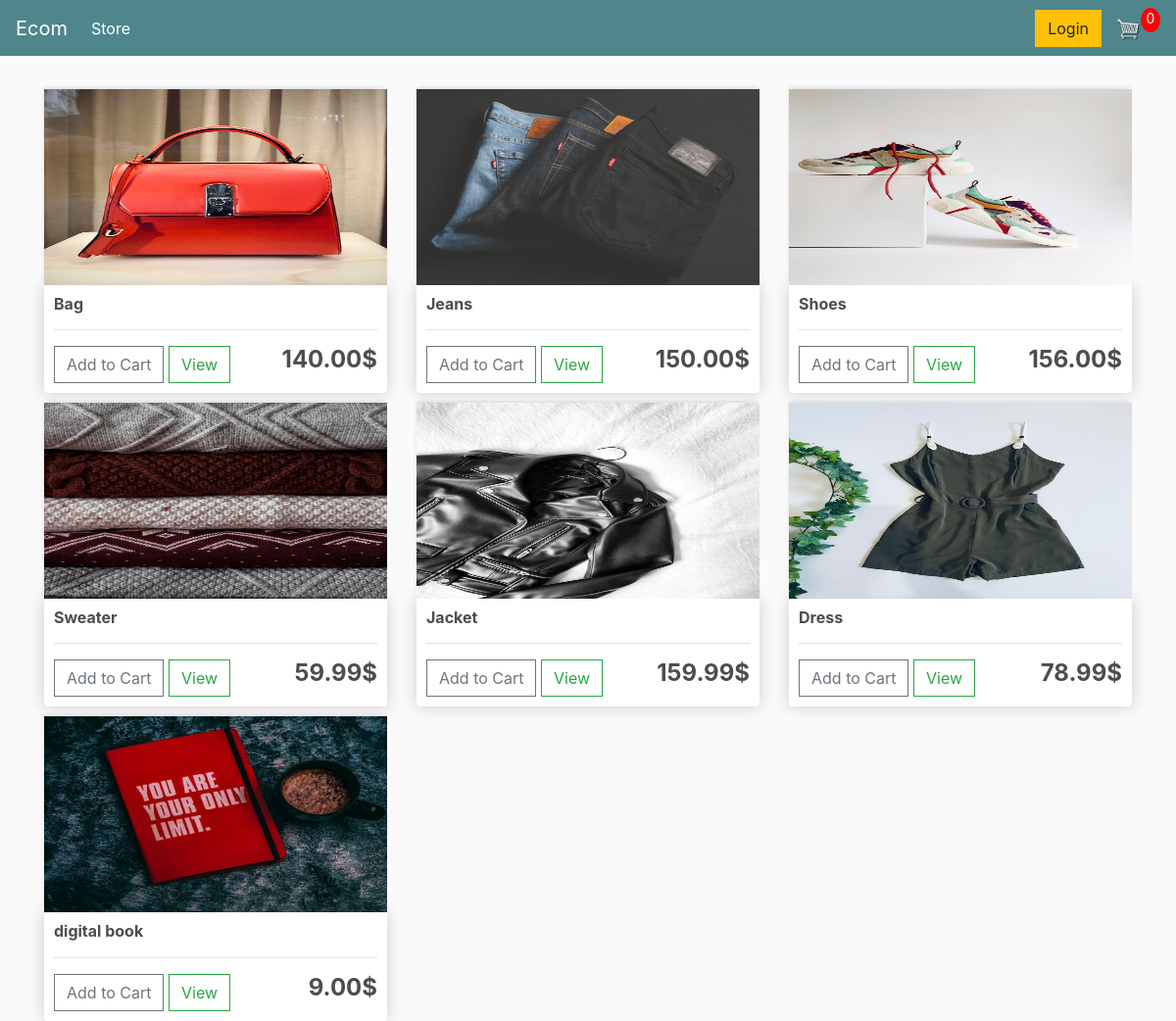
The page / on the database its author committed.
### store/models.py (models this page shows, shortened)
class Product(models.Model):
    name=models.CharField(max_length=100)
    price=models.FloatField()
    digital=models.BooleanField(default=False,blank=True )
    image=models.ImageField(null=True,blank=True )
    @property
    def imageURL(self):
        try:
            url=self.image.url
        except:
            url=''
        return url

### store/views.py (the view)
# urls.py: path('',include('store.urls')),
def store(request):
    products=Product.objects.all()
    if request.user.is_authenticated:
        customer = request.user.customer
        order, created = Order.objects.get_or_create(customer=customer, complete=False)
        items = order.orderitem_set.all()
        cart_items=order.get_cart_item
    else :
        items=[]
        order={'get_cart_total':0,
                'get_cart_item':0,
                'shipping':False
        }
        cart_items=order['get_cart_item']
    context={
        'products':products,
        'cart_items':cart_items,
    }
    return render(request,'store/store.html',context)

### templates/store/store.html
{% extends 'store/main.html' %}
{% load static %}
{% block content %}
<div class="row">
    {% for product in products %}
    <div class="col-lg-4">
        <img class="thumbnail" src="{{product.imageURL}} ">
        <div class="box-element product">
                <h6><strong>{{product.name}}</strong></h6>
				<hr>
				<button data-product={{product.id}} data-action= "add"  class="btn btn-outline-secondary add-btn update-cart">Add to Cart</button>
				<a class="btn btn-outline-success" href="#">View</a>
				<h4 style="display: inline-block; float: right"><strong>{{product.price|floatformat:2}}$</strong></h4>
        </div>
    </div>
    {% endfor%}
</div>
{% endblock %}

### templates/store/main.html (shortened to what this page needs)
<!DOCTYPE html>
{% load static %}
<html>
<head>
	<link rel="stylesheet" href="https://stackpath.bootstrapcdn.com/bootstrap/4.4.1/css/bootstrap.min.css">
	<link rel="stylesheet" type="text/css" href="{% static 'css/main.css' %}">
</head>
<body>
	<nav class="navbar navbar-expand-lg navbar-dark bg-dark">
	  <a class="navbar-brand" href="{% url 'store' %}">Ecom</a>
	  <div class="collapse navbar-collapse" id="navbarSupportedContent">
	    <ul class="navbar-nav mr-auto">
	      <li class="nav-item active">
	        <a class="nav-link" href="{% url 'store' %}">Store <span class="sr-only">(current)</span></a>
	      </li>
	    </ul>
	    <div class="form-inline my-2 my-lg-0">
	     	<a href="#"class="btn btn-warning">Login</a>
	     	<a href="{% url 'cart' %}">
	    		<img  id="cart-icon" src="{% static 'images/cart.png' %}">
	    	</a>
	    	<p id="cart-total">{{cart_items}}</p>
	    </div>
	  </div>
	</nav>
     <div class="container">
            <br>
            {% block content %}
            {% endblock content %}
         </div>
</body>
</html>

### static/css/main.css (style rules this page uses)
body { background-color: hsl(0, 0%, 98%); }
h1,h2,h3,h4,h5,h6 { color:hsl(0, 0%, 30%); }
.box-element { box-shadow:hsl(0, 0%, 80%) 0 0 16px; background-color: #fff; border-radius: 4px; padding: 10px; }
.thumbnail { width: 100%; height: 200px; -webkit-box-shadow: -1px -3px 5px -2px rgba(214,214,214,1); -moz-box-shadow: -1px -3px 5px -2px rgba(214,214,214,1); box-shadow: -1px -3px 5px -2px rgba(214,214,214,1); }
.product { border-radius: 0 0 4px 4px; }
.bg-dark { background-color: #4f868c!important; }
#cart-icon { width:25px; display: inline-block; margin-left: 15px; }
#cart-total { display: block; text-align: center; color:#fff; background-color: red; width: 20px; height: 25px; border-radius: 50%; font-size: 14px; }
.col-lg-4, .col-lg-6, .col-lg-8, .col-lg-12 { margin-top: 10px; }
.btn { border-radius: 0; }

### rows shown on the page
Product: imageURL (picture), name "Bag", price "140.00"
Product: imageURL (picture), name "Jeans", price "150.00"
Product: imageURL (picture), name "Shoes", price "156.00"
Product: imageURL (picture), name "Sweater", price "59.99"
Product: imageURL (picture), name "Jacket", price "159.99"
Product: imageURL (picture), name "Dress", price "78.99"
Product: imageURL (picture), name "digital book", price "9.00"

### other values the page prints
{{ cart_items }} "0"
